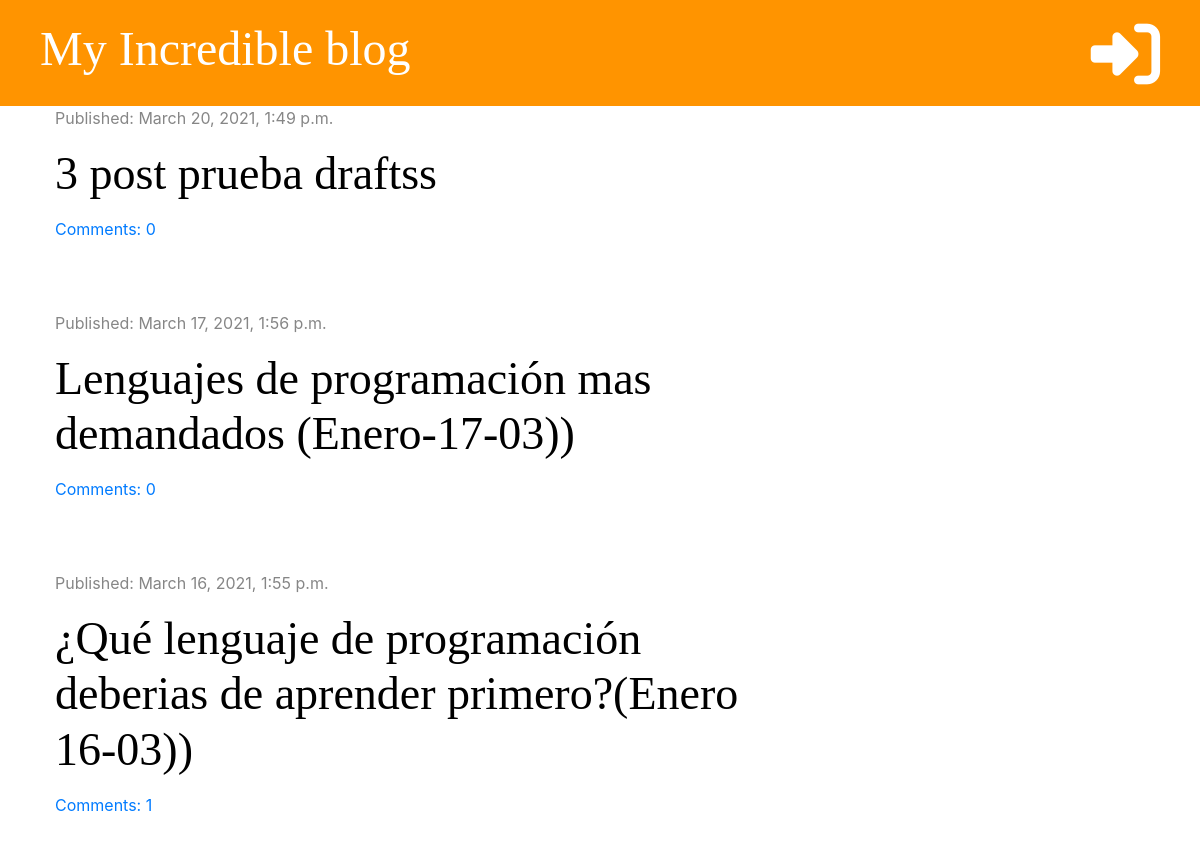
The page / on the database its author committed.
### blog/models.py (models this page shows, shortened)
class Post(models.Model):
    author = models.ForeignKey('auth.User', on_delete=models.CASCADE)
    title = models.CharField(max_length=200)
    text = models.TextField()
    created_at = models.DateTimeField(default=timezone.now)
    published_date = models.DateTimeField(blank=True, null=True)
    def approved_comments(self):
        return self.comments.filter(approved=True)

### blog/views.py (the view)
# urls.py: path('', views.post_list, name='post_list'),
def post_list(request):
    posts = Post.objects.filter(
        published_date__lte=timezone.now()).order_by('-published_date')
    stuff_for_frontend = {'posts': posts}
    return render(request, 'blog/post_list.html', stuff_for_frontend)

### blog/templatetags/markdownify.py (called while the page is built)
@register.filter
def markdown(value):
    renderer = HighlightRenderer()
    markdown = mistune.Markdown(renderer=renderer)
    return markdown(value)

### blog/templates/blog/post_list.html (shortened to what this page needs)
{% extends 'blog/base.html' %}
{% load markdownify %}
{% block content %}
{% for post in posts %}
<div class="post">
    <div class="date">
        <p>Published: {{post.published_date}}</p>
    </div>
    <h1><a href="{% url 'post_detail' pk=post.pk %}">{{ post.title }}</a></h1>
    <a href="{% url 'post_detail' pk=post.pk %}">Comments: {{post.approved_comments.count}}</a>
</div>
{% endfor %}
{% endblock %}

### blog/static/css/blog.css (style rules this page uses)
h1,h2,h3,h4 { font-family: 'Droid Sans',serif; font-size: 46px; }
.date { color:#868686; }
.post { margin-bottom:70px; }
.post h1 a { color:#000000; }

### rows shown on the page
Post: published_date "March 20, 2021, 1:49 p.m.", title "3 post prueba draftss", approved_comments.count "0"
Post: published_date "March 17, 2021, 1:56 p.m.", title "Lenguajes de programación mas demandados (Enero-17-03))", approved_comments.count "0"
Post: published_date "March 16, 2021, 1:55 p.m.", title "¿Qué lenguaje de programación deberias de aprender primero?(Enero 16-03))", approved_comments.count "1"
